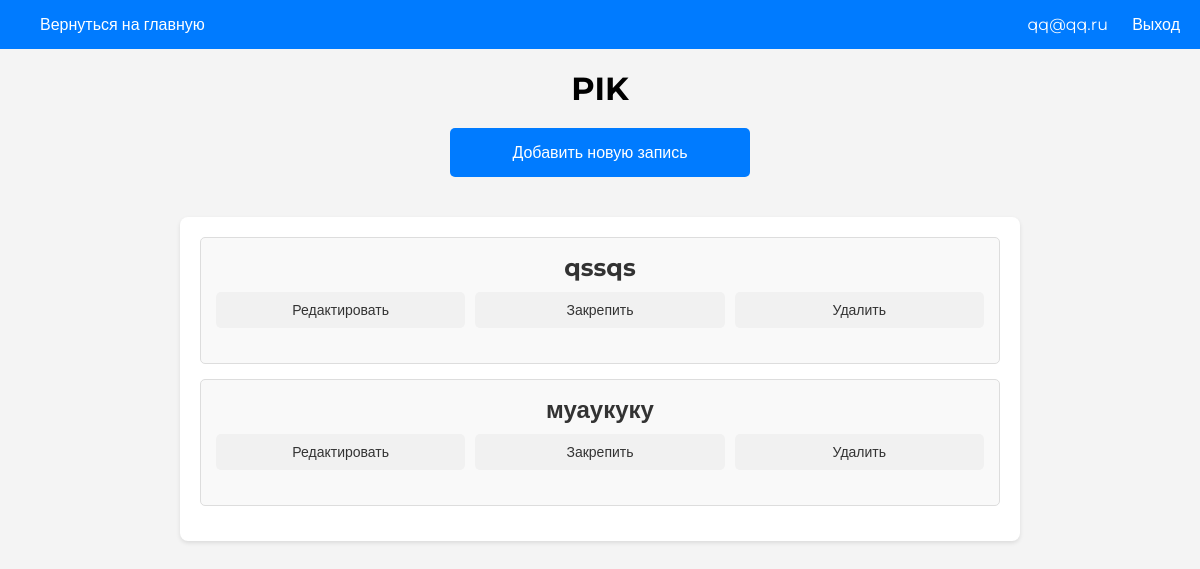
Before: /theme/1 (signed in) with the older database file.
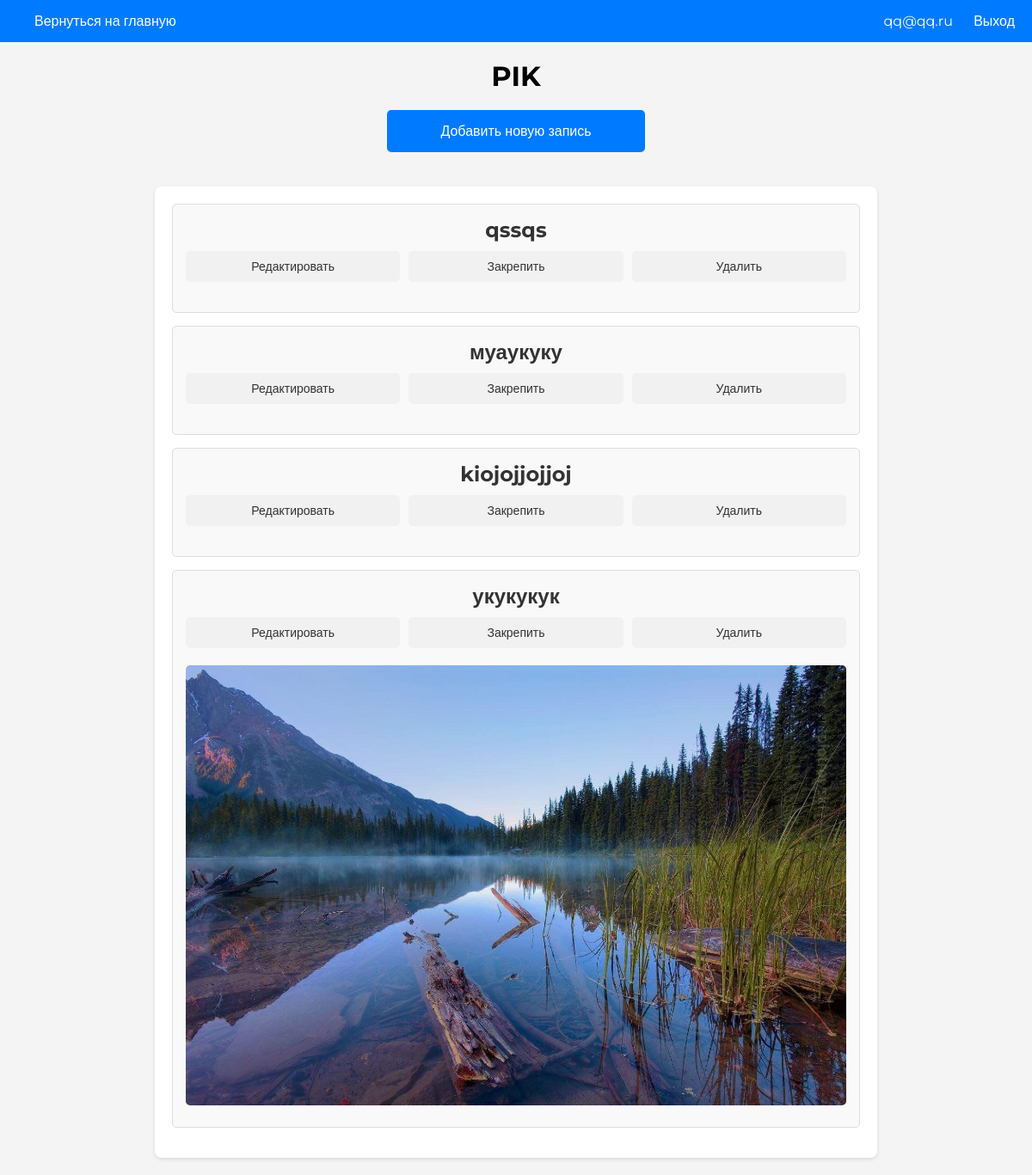
After: the same page with the newer database file.
### app/models.py (models this page shows, shortened)
class User(Base, UserMixin):
    __tablename__ = 'users'
    id: Mapped[int] = mapped_column(Integer, primary_key=True, index=True)
    email: Mapped[str] = mapped_column(String, unique=True, index=True, nullable=False)
    password: Mapped[str] = mapped_column(String, nullable=False)
    topics: Mapped[List['Topic']] = relationship("Topic", back_populates="user", cascade="all, delete-orphan")

class Topic(Base):
    __tablename__ = 'topics'
    id: Mapped[int] = mapped_column(Integer, primary_key=True, index=True)
    name: Mapped[str] = mapped_column(String, index=True, nullable=False)
    user_id: Mapped[int] = mapped_column(Integer, ForeignKey('users.id'), nullable=False)
    user: Mapped[User] = relationship("User", back_populates="topics")
    posts: Mapped[List['Post']] = relationship("Post", back_populates="topic", cascade="all, delete-orphan")

class Post(Base):
    __tablename__ = 'posts'
    id: Mapped[int] = mapped_column(Integer, primary_key=True, index=True)
    topic_id: Mapped[int] = mapped_column(Integer, ForeignKey('topics.id'), nullable=False)
    text: Mapped[str] = mapped_column(String, nullable=False)
    photo: Mapped[Optional[str]] = mapped_column(String, nullable=True)
    created_at: Mapped[DateTime] = mapped_column(DateTime(timezone=True), server_default=func.now())
    pinned: Mapped[bool] = mapped_column(Boolean, default=False)
    topic: Mapped[Topic] = relationship("Topic", back_populates="posts")

### app/routes.py (the view)
@app.route('/theme/<int:topic_id>')
@login_required
def theme(topic_id):
    session = Session()
    topic = session.query(Topic).filter_by(id=topic_id, user_id=current_user.id).first()
    posts = session.query(Post).filter_by(topic_id=topic_id).all()  # Получаем все записи для данной темы
    session.close()
    return render_template('theme.html', topic=topic, posts=posts)  # Передаем записи в шаблон

### app/__init__.py (called while the page is built)
def create_app():
    login_manager.init_app(app)
    @login_manager.user_loader
    def load_user(user_id):
        session = Session()
        return session.query(User).get(int(user_id))
    with app.app_context():
        from . import routes
    return app

### app/templates/theme.html (shortened to what this page needs)
<!DOCTYPE html>
<html lang="ru">
<head>
    <link rel="stylesheet" href="/static/css/styles.css">
    <link rel="stylesheet" href="/static/css/theme.css">
</head>
<body>
    <header>
        <div class="logo"><a href="/home">Вернуться на главную</a></div>
        <nav>
            {{ current_user.email }}
            <a href="/logout">Выход</a>
        </nav>
    </header>
    <main>
        <div class="theme-title">{{ topic.name }}</div>
        <button class="add-post-button" id="addPostButton">Добавить новую запись</button>
        <div class="posts" id="posts">
            {% for post in posts %}
            <div class="post">
                <div class="post-title">{{ post.text }}</div>
                <div class="actions">
                    <button>Редактировать</button>
                    <button>Закрепить</button>
                    <button>Удалить</button>
                </div>
                {% if post.photo %}
                <img src="{{ url_for('static', filename='uploads/' + post.photo) }}" alt="Post Image">
                {% endif %}
            </div>
            {% endfor %}
        </div>
    </main>
</body>
</html>

### app/static/css/styles.css (style rules this page uses)
body { font-family: 'Roboto', sans-serif; margin: 0; padding: 0; background-color: #f4f4f4; color: #333; }
a { text-decoration: none; color: black; }
header { background-color: #007BFF; color: white; padding: 15px 20px; display: flex; justify-content: space-between; align-items: center; font-family: 'Montserrat', sans-serif; }
header a { color: white; text-decoration: none; margin-left: 20px; }
button { background-color: #007BFF; color: white; border: none; padding: 15px 30px; font-size: 16px; border-radius: 5px; cursor: pointer; margin-bottom: 20px; width: 100%; font-family: 'Montserrat', sans-serif; }
.actions { display: flex; gap: 10px; justify-content: center; margin-top: 10px; }
.actions button { background-color: #f1f1f1; color: #333; border: none; padding: 10px 20px; border-radius: 5px; cursor: pointer; font-size: 14px; font-family: 'Roboto', sans-serif; }

### app/static/css/theme.css (style rules this page uses)
main { display: flex; flex-direction: column; align-items: center; padding: 20px; max-width: 1200px; margin: auto; }
.theme-title { font-size: 32px; font-weight: bold; margin-bottom: 20px; color: #000; text-align: center; font-family: 'Montserrat', sans-serif; }
.add-post-button { background-color: #007BFF; color: white; border: none; padding: 15px 30px; font-size: 16px; border-radius: 5px; cursor: pointer; margin-bottom: 20px; width: 100%; max-width: 300px; font-family: 'Montserrat', sans-serif; }
.posts { background-color: white; border-radius: 8px; box-shadow: 0 2px 4px rgba(0, 0, 0, 0.1); padding: 20px; width: 100%; max-width: 800px; margin-top: 20px; }
.post { background-color: #f9f9f9; border: 1px solid #ddd; padding: 15px; border-radius: 5px; margin-bottom: 15px; position: relative; word-wrap: break-word; }
.post-title { font-size: 24px; font-weight: bold; margin-bottom: 10px; text-align: center; font-family: 'Montserrat', sans-serif; }
.post img { display: block; margin: 0 auto 10px; max-width: 100%; border-radius: 5px; }

Changed rows visible on the page:
added Post: text "kiojojjojjoj"
added Post: text "укукукук", photo (picture)
